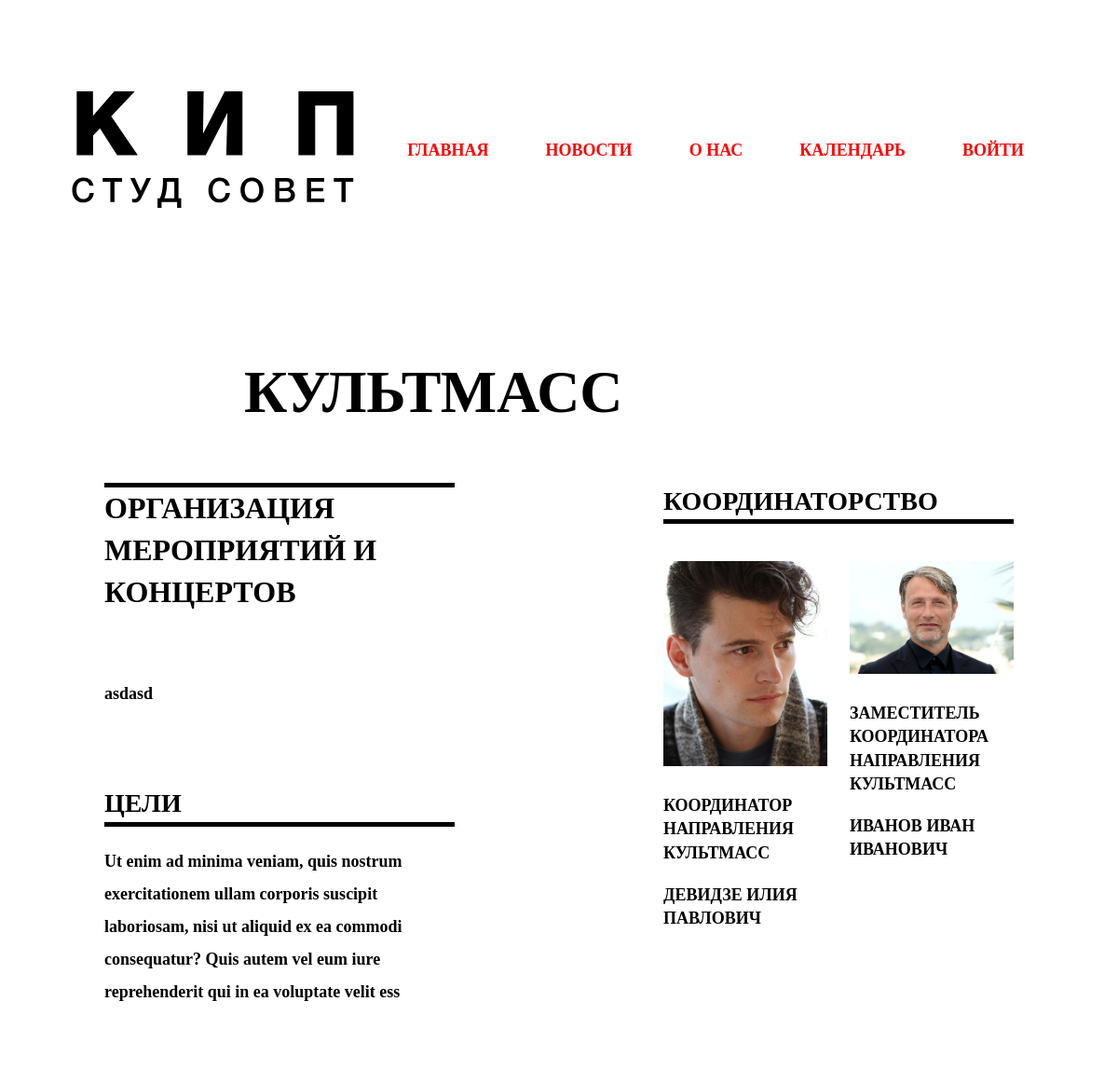
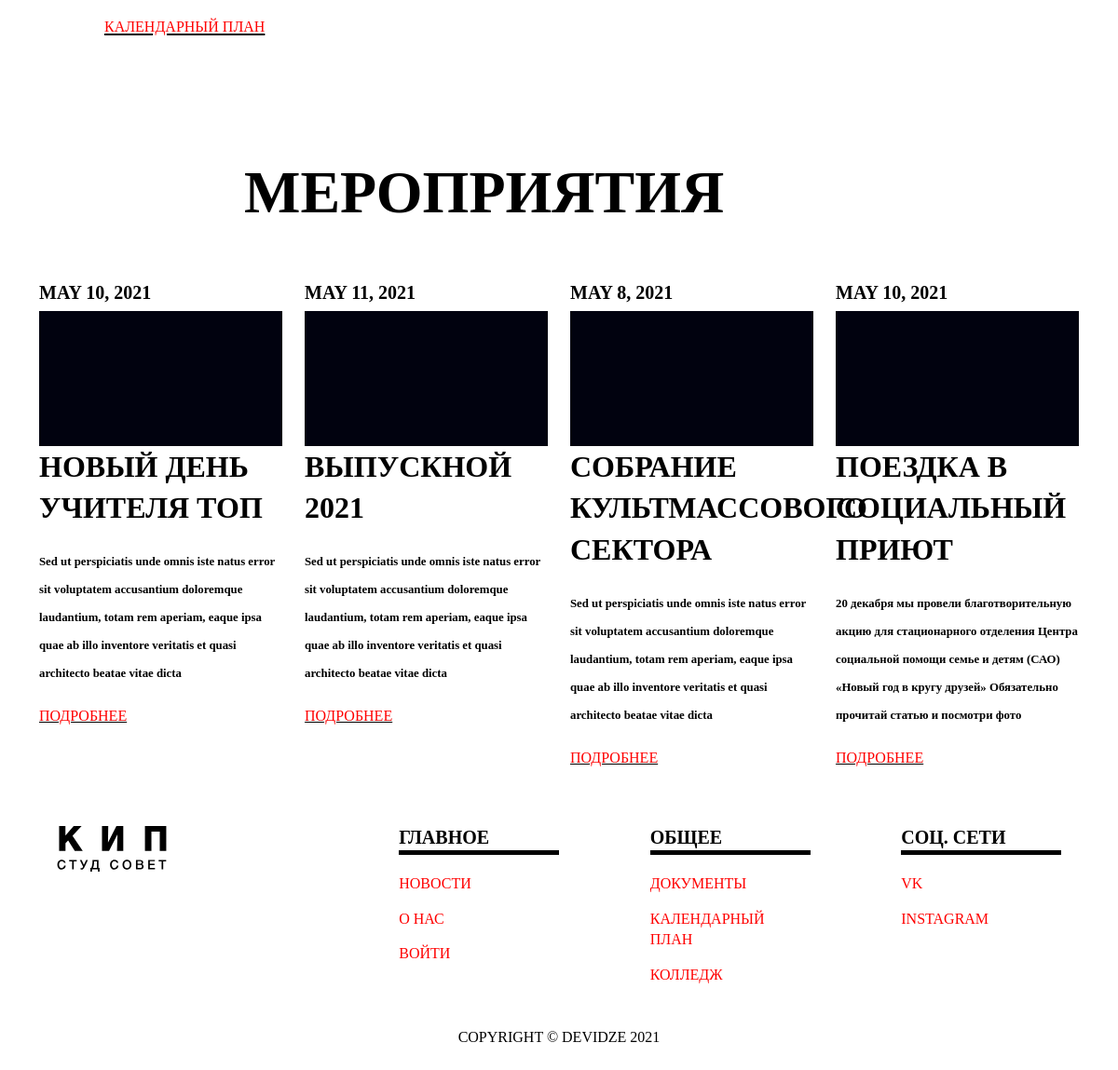
/direction/8/, run on the app's committed database (2 pictures, top to bottom).
### accounts/models.py (models this page shows, shortened)
class About(models.Model):
    tags        = models.ForeignKey(Tag, null = True, blank = True, on_delete = models.SET_NULL)
    goals       = models.CharField(max_length=200, blank=True, null=True)
    main_text   = models.CharField(max_length=200, blank=True, null=True)
    common_text = models.CharField(max_length=200, blank=True, null=True)
    result      = models.CharField(max_length=200, blank=True, null=True)

class Tag(models.Model):
    name        = models.CharField(max_length=200, null=True)
    def __str__(self):
        return self.name

class ListDirection(models.Model):
    STATUS = (
            ('Участник', 'Участник'),
            ('Правление', 'Правление')
    )
    tags        = models.ForeignKey(Tag, null=True, on_delete=models.SET_NULL)
    user        = models.ForeignKey(Student, null=True, on_delete=models.SET_NULL)
    status      = models.CharField(max_length=200, blank=True, null=True, choices=STATUS)
    role        = models.CharField(max_length=200, blank=True, null=True)
    date_created= models.DateTimeField(auto_now_add=True, null=True)

class Student(models.Model):
    user        = models.OneToOneField(User, null=True, on_delete=models.CASCADE)
    group       = models.ForeignKey(Company, null=True, on_delete=models.SET_NULL)
    fio         = models.CharField(max_length=200, null=True)
    email       = models.CharField(max_length=200, null=True)
    phone       = models.CharField(max_length=200, null=True)
    birthday    = models.DateField(null=True)
    profile_pic = models.ImageField(default='avatar.png', null=True, blank=True)
    vk_url      = models.CharField(max_length=200, blank=True, null=True)
    instagram_url   = models.CharField(max_length=200, blank=True, null=True)
    date_created= models.DateTimeField(auto_now_add=True, null=True)
    def __str__(self):
        return self.fio

class New(models.Model):
    tags        = models.ForeignKey(Tag, null = True, blank = True, on_delete = models.SET_NULL)
    event       = models.ForeignKey(Event, blank=True, null=True, on_delete=models.SET_NULL)
    name        = models.CharField(max_length=200,  blank=True, null=True)
    main_text   = models.CharField(max_length=300, blank=True, null=True)
    common_text = models.CharField(max_length=700, blank=True, null=True)
    third_text  = models.CharField(max_length=700, blank=True, null=True)
    link        = models.CharField(max_length=200, blank=True, null=True)
    photo       = models.ImageField(default='rec.png', null=True, blank=True)
    date_performance = models.DateField(blank=True, null=True)
    date_created     = models.DateTimeField(auto_now_add=True, null=True)

### accounts/views.py (the view)
# urls.py: path('direction/<str:tags>/', views.direction, name="direction"),
def direction(request, tags):
    news = New.objects.filter(tags=tags)
    users = ListDirection.objects.filter(tags=tags)
    text_about = About.objects.filter(tags=tags).last()
    context = {
    'news':news, 'users':users, 'text_about':text_about
    }
    return render(request, 'accounts/pages/direction.html', context)

### accounts/templates/accounts/pages/direction.html
{% extends 'accounts/main.html' %}
{% load static %}
{% block content %}
<section class="promo row" id="id_info">
    <div class="col-12 col-sm-7 promo-header">
        {{text_about.tags}}
    </div>
</section>
<section class="info row">
    <div class="col-1 col-xs-0 col-sm-1"></div>
    <div class="col-xs-6 col-sm-10 col-md-5 col-lg-4 info-boxes">
        <div class="row">
            <div class="info-box">
                <div class="info-author-header">{{text_about.goals}}</div>
                <div class="info-text">{{text_about.main_text}}</div>
            </div>
            <div class="info-box">
                <div class="box-header">Цели </div>
                <div class="info-text">{{text_about.common_text}}</div>
            </div>
            <div class="info-calendar"><a class="nav-item-link" href="{% url 'calendar' %}">Календарный план</a></div>
        </div>
    </div>
    <div class="col-xs-0 col-sm-2 col-md-1 col-lg-2"></div>
    <div class="col-xs-12 col-sm-8 col-md-4 col-lg-4 info-users">
        <div class="box-header">Координаторство</div>
        <div class="row">
            {% for user in users %}
            {% if user.status == "Правление" %}
            <div class="col-xs-12 col-sm-12 col-md-12 col-lg-6 info-user">
                <img class="img-fluid" src="{{user.user.profile_pic.url}}" alt="">
                <div class="info-role">{{user.role}}</div>
                <div class="info-fio">{{user.user}}</div>
            </div>
            {% endif %}
            {% endfor %}
        </div>
    </div>
    <div class="col-xs-1 col-sm-1 col-md-1"></div>
</section>
<section class="promo row" id="id_events">
    <div class="col-12 col-sm-7 promo-header">
        Мероприятия
    </div>
</section>
<div class="container">
    <section class="direction row">
        {% for post in news %}
        <div class="col-12 col-sm-12 col-md-6 col-lg-3 event">
            <div class="box-dateitem">{{post.date_performance}}</div>
            <img class="img-fluid" src="{% static 'images/rec.png' %}" alt="">
            <div class="event-header">{{post.name}}</div>
            <div class="event-text">{{post.main_text}}</div>
            <div class="event-more"><a class="nav-item-link" href="{% url 'news_about' post.id %}">Подробнее</a></div>
        </div>
        {% endfor %}
    </section>
</div>
{% endblock %}

### static/css/styles.css (style rules this page uses)
body { min-width: 400px; }
@media all { .box-header { margin-bottom: 40px; } }
@media all { .box-dateitem { margin-bottom: 10px; } }
@media all { .promo { margin-bottom: 50px; display: flex; justify-content: center; } }
@media all { .event-text { margin-top: 20px; } }
@media all { .event-more { margin-top: 20px; margin-bottom: 60px; } }
@media all { .info { margin-bottom: 100px; } }
@media all { .info-author-header { margin-bottom: 90px; } }
@media all { .info-box { margin-bottom: 50px; } }
@media all { .info-user { margin-bottom: 60px; } }
@media all { .info-role { margin-top: 30px; } }
@media all { .info-fio { margin-top: 20px; } }
@media all { .info-calendar { margin-bottom: 20px; } }
@media (max-width: 3840px) { .info { margin-bottom: 100px; } }
@media (max-width: 3840px) { .info-box { margin-bottom: 100px; } }
@media (max-width: 3840px) { .info-calendar { margin-bottom: 20px; } }
@media (max-width: 1440px) { .info { margin-bottom: 100px; } }
@media (max-width: 1440px) { .info-box { margin-bottom: 50px; } }
@media (max-width: 1440px) { .info-text { margin-top: -20px; margin-bottom: 30px; } }
@media (max-width: 1440px) { .info-calendar { margin-bottom: 20px; } }

### data on the page
About: tags "КУЛЬТМАСС", goals "ОРГАНИЗАЦИЯ МЕРОПРИЯТИЙ И КОНЦЕРТОВ", main_text "asdasd", common_text "Ut enim ad minima veniam, quis nostrum exercitationem ullam corporis suscipit laboriosam, nisi ut aliquid ex ea commodi consequatur? Quis autem vel eum iure reprehenderit qui in ea voluptate velit ess"
ListDirection: user.profile_pic (picture), role "КООРДИНАТОР НАПРАВЛЕНИЯ КУЛЬТМАСС", user "ДЕВИДЗЕ ИЛИЯ ПАВЛОВИЧ"
ListDirection: user.profile_pic (picture), role "ЗАМЕСТИТЕЛЬ КООРДИНАТОРА НАПРАВЛЕНИЯ КУЛЬТМАСС", user "ИВАНОВ ИВАН ИВАНОВИЧ"
New: date_performance "MAY 10, 2021", name "НОВЫЙ ДЕНЬ УЧИТЕЛЯ ТОП", main_text "Sed ut perspiciatis unde omnis iste natus error sit voluptatem accusantium doloremque laudantium, totam rem aperiam, eaque ipsa quae ab illo inventore veritatis et quasi architecto beatae vitae dicta"
New: date_performance "MAY 11, 2021", name "ВЫПУСКНОЙ 2021", main_text "Sed ut perspiciatis unde omnis iste natus error sit voluptatem accusantium doloremque laudantium, totam rem aperiam, eaque ipsa quae ab illo inventore veritatis et quasi architecto beatae vitae dicta"
New: date_performance "MAY 8, 2021", name "СОБРАНИЕ КУЛЬТМАССОВОГО СЕКТОРА", main_text "Sed ut perspiciatis unde omnis iste natus error sit voluptatem accusantium doloremque laudantium, totam rem aperiam, eaque ipsa quae ab illo inventore veritatis et quasi architecto beatae vitae dicta"
New: date_performance "MAY 10, 2021", name "ПОЕЗДКА В СОЦИАЛЬНЫЙ ПРИЮТ", main_text "20 декабря мы провели благотворительную акцию для стационарного отделения Центра социальной помощи семье и детям (САО) «Новый год в кругу друзей» Обязательно прочитай статью и посмотри фото"
